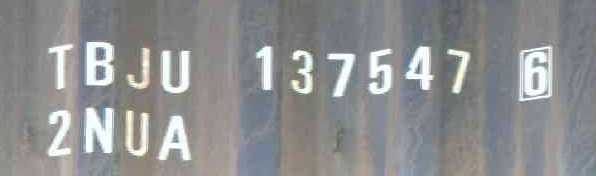
#> input picture 练习/图像处理进阶版/修改分辨率/4815.jpg, 596 x 176 px
$ python 1.resize.py
#> lines starting #> are read from the running program, lines starting #| are printed output that depends on the picture
# -*- coding: UTF-8 -*-
"""
@Project : pythonProject
@File    : 1.resize.py
@IDE     : PyCharm
@Author  : FengHuohuo
@Date    : 2022/11/10 13:53
@Function：
"""
import cv2

img = cv2.imread("4815.jpg")
#> img is the input picture: shape (176, 596, 3); mean B, G, R 143.7, 143.1, 141.8
re_img = cv2.resize(img, (640, 640))
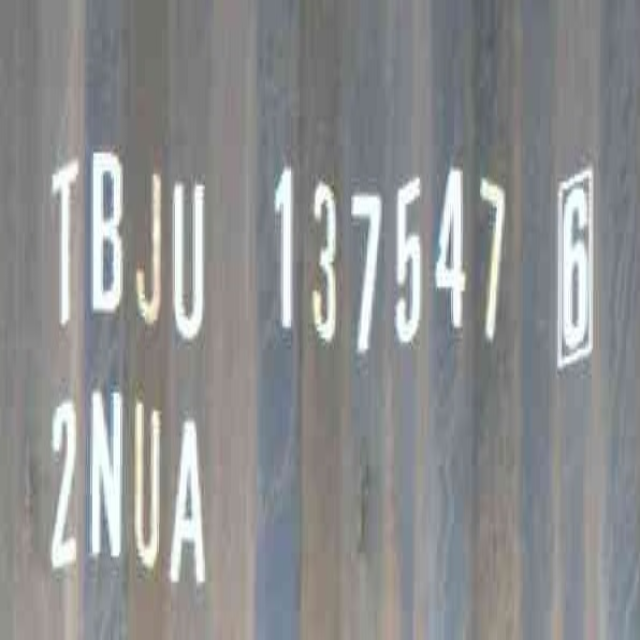
#> re_img: shape (640, 640, 3); mean B, G, R 143.6, 143, 141.7
cv2.imshow("resize", re_img)
cv2.waitKey(0)
cv2.destroyWindow()
